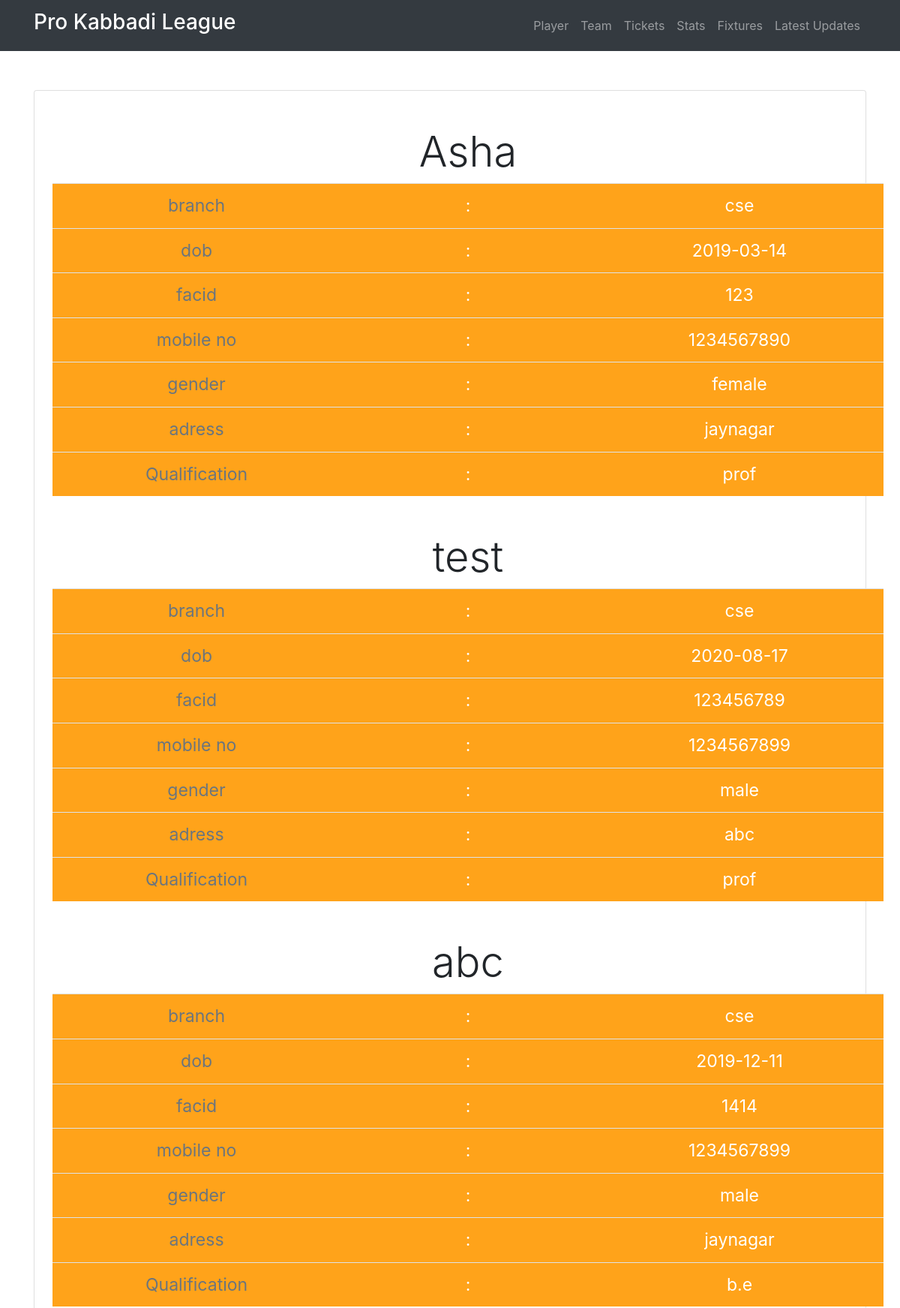
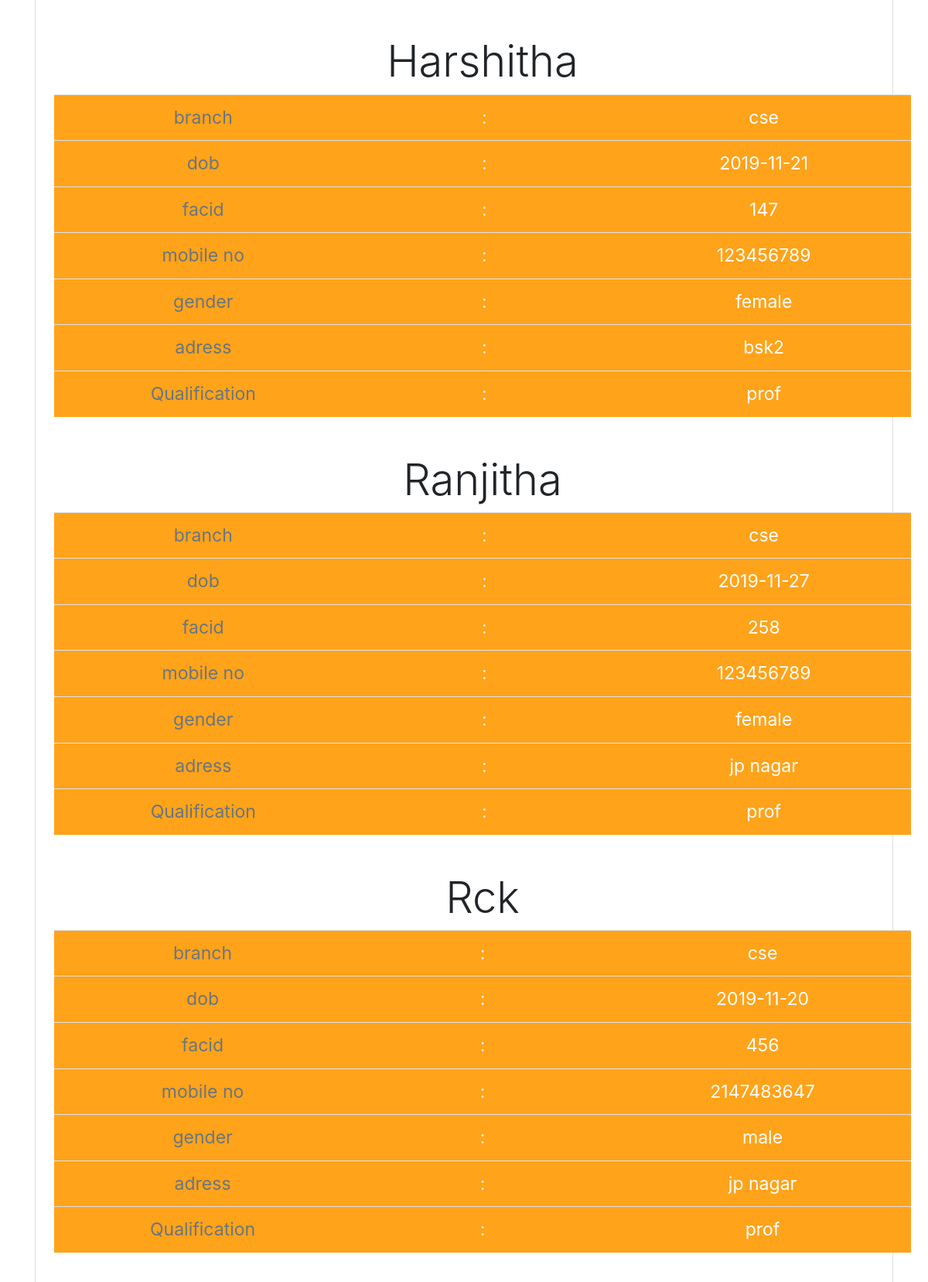
The app's page /home.php (upper part) with its own data (2 pictures, top to bottom).
### tables this page shows
CREATE TABLE `faculty` (
  `name` varchar(20) NOT NULL,
  `branch` varchar(20) NOT NULL,
  `dob` date NOT NULL,
  `facid` varchar(10) NOT NULL,
  `mno` int(10) NOT NULL,
  `gender` varchar(10) NOT NULL,
  `adress` varchar(20) NOT NULL,
  `qualify` varchar(20) NOT NULL
);

### home.php (the view, shortened to what this page needs)
<!DOCTYPE html>
<html lang="en">
<head>
  <link rel="stylesheet" href="css/bootstrap.css">
  <link rel="stylesheet" href="https://stackpath.bootstrapcdn.com/bootstrap/4.3.1/css/bootstrap.min.css">
</head>
<body data-spy="scroll" data-target=".navbar">
<div id="Header">
<nav class="navbar navbar-expand-sm navbar-dark bg-dark fixed-top">
  <div class="container">
 <a href="#" class="navbar-brand"><h3>Pro Kabbadi League</h3></a>
 <div class="collapse navbar-collapse" id="navbar">
   <ul class="navbar-nav ml-auto">
     <li class="nav-item"><a href="#About" name="About" class="nav-link">Player</a></li>
     <li class="nav-item"><a href="#" class="nav-link">Team</a></li>
     <li class="nav-item"><a href="#" class="nav-link">Tickets</a></li>
     <li class="nav-item"><a href="#" class="nav-link">Stats</a></li>
      <li class="nav-item"><a href="#" class="nav-link">Fixtures</a></li>
       <li class="nav-item"><a href="#" class="nav-link">Latest Updates</a></li>
   </ul>
 </div>
  </div>
</nav>
</div>
<br><br><br><br>
 <br>
<div class="container con">
  <div class="card bg-white">
<?php
$connection = mysqli_connect("localhost","root","","cms");
$entry_database = "faculty";
$query="SELECT * FROM $entry_database";
$query_run=mysqli_query($connection,$query);
while($row=mysqli_fetch_assoc($query_run)) {
  ?>
      <div class="card-title my-5">
        <h3 class="display-4 ml-5"><?php echo $row['name'];?></h3>
  <table class="table table-respnsive ml-4">
                  <tr>
                    <td  class="text-muted">branch</td>
                     <td>:</td>
                     <td><?php echo $row['branch'];?></td>
                  </tr>
                  <tr>
                    <td  class="text-muted">dob</td>
                     <td>:</td>
                     <td><?php echo $row['dob'];?></td>
                  </tr>
        <tr>
                    <td  class="text-muted">facid</td>
                     <td>:</td>
                     <td><?php echo $row['facid'];?></td>
                  </tr>
        <tr>
                    <td  class="text-muted">mobile no</td>
                     <td>:</td>
                     <td><?php echo $row['mno'];?></td>
                  </tr>
        <tr>
                    <td  class="text-muted">gender</td>
                     <td>:</td>
                     <td><?php echo $row['gender'];?></td>
                  </tr>
        <tr>
                    <td  class="text-muted">adress</td>
                     <td>:</td>
                     <td><?php echo $row['adress'];?></td>
                  </tr>
        <tr>
                    <td  class="text-muted">Qualification</td>
                     <td>:</td>
                     <td><?php echo $row['qualify'];?></td>
                  </tr>
                </table>
  <?php
}
?>
</div>
</div>
</div>
</html>

### home.php (style rules this page uses)
table tr,td { color: white; background-color: #ffa31a; text-align: center; align-items: center; padding: 5px; margin: 3px solid; align-items: center; width: 500px; font-size: 1.2em; }
.con { text-align: center; align:center; }

### records on screen
faculty: name "Asha", branch "cse", dob "2019-03-14", facid "123", mno "1234567890", gender "female", adress "jaynagar", qualify "prof"
faculty: name "test", branch "cse", dob "2020-08-17", facid "123456789", mno "1234567899", gender "male", adress "abc", qualify "prof"
faculty: name "abc", branch "cse", dob "2019-12-11", facid "1414", mno "1234567899", gender "male", adress "jaynagar", qualify "b.e"
faculty: name "Harshitha", branch "cse", dob "2019-11-21", facid "147", mno "123456789", gender "female", adress "bsk2", qualify "prof"
faculty: name "Ranjitha", branch "cse", dob "2019-11-27", facid "258", mno "123456789", gender "female", adress "jp nagar", qualify "prof"
faculty: name "Rck", branch "cse", dob "2019-11-20", facid "456", mno "2147483647", gender "male", adress "jp nagar", qualify "prof"
